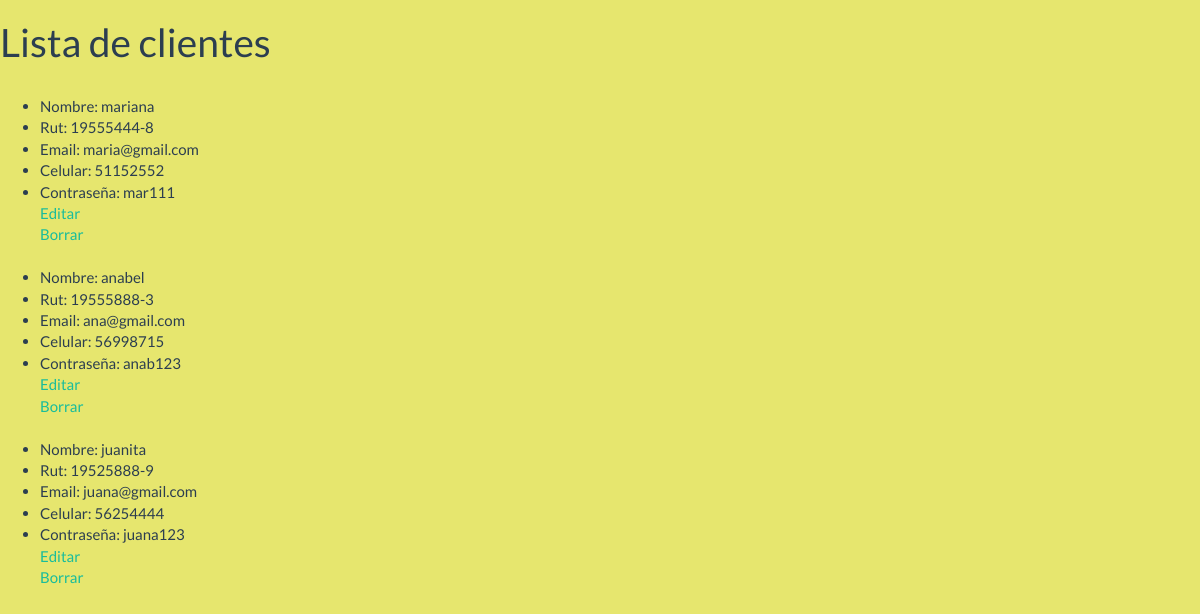
The page /listar_clientes on the database as committed earlier.
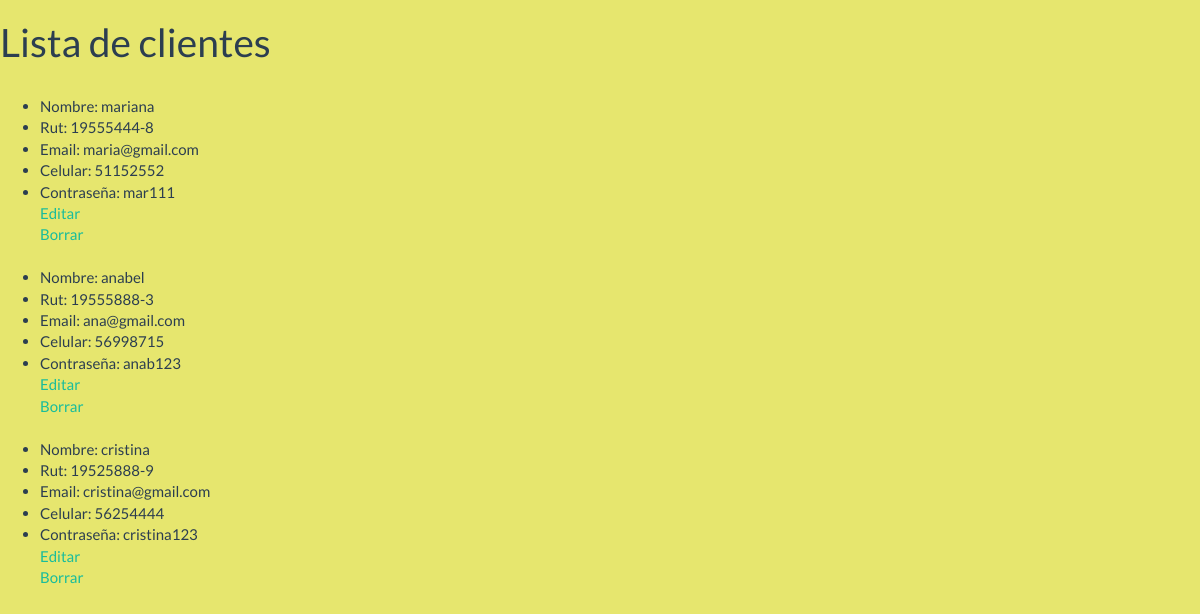
The same page on the database as committed later.
### app/models.py (models this page shows, shortened)
class Cliente(models.Model):
    nombre = models.CharField(max_length=30)
    rut = models.CharField(max_length=12)
    email = models.EmailField(max_length=50)
    celular = models.CharField(max_length=12)
    contraseña = models.CharField(max_length=20)
    class Meta:
        permissions = (
            ('administrador',_('Es administrador')),
            ('cliente',_('Es cliente')),
        )

### app/views.py (the view)
# urls.py: path('listar_clientes',views.listar_clientes),
def listar_clientes(request):
    clientes = Cliente.objects.filter(nombre__contains='')
    return render(request, "app/listar_clientes.html", {'clientes': clientes})

### app/templates/app/listar_clientes.html (shortened to what this page needs)
{% load staticfiles %}
<!DOCTYPE html>
<html lang="en">
<head>
    <link rel="stylesheet" href="{% static 'css/bootstrap.min.css' %}">
    <link rel="stylesheet" href="{% static 'css/index.css' %}">
</head>
<body>
    <h1>Lista de clientes</h1>
    <ul>
        {% if clientes %}
        {% for c in clientes %}
        <br>
        <li>
            Nombre:
            {{ c.nombre}}
        </li>
        <li>
            Rut:
            {{ c.rut}}
        </li>
        <li>
            Email:
            {{ c.email}}
        </li>
        <li>
            Celular:
            {{ c.celular}}
        </li>
        <li>
            Contraseña:
            {{ c.contraseña}}
            <br>
            <a href="/editar_cliente/{{ c.id }}"> Editar</a>
            <br>
            <a href="/borrar_cliente/{{ c.id }}"
            onclick="return confirm('¿Esta seguro de borrar?');"
            > Borrar</a>
        </li>
        {% endfor %}
        {% else %}
            <p>No hay clientes</p>
        {% endif %}
    </ul>
</body>
</html>

Rows that differ between the two databases and show on the page:
changed Cliente: nombre "juanita" → "cristina"; email "juana@gmail.com" → "cristina@gmail.com"; contraseña "juana123" → "cristina123"
